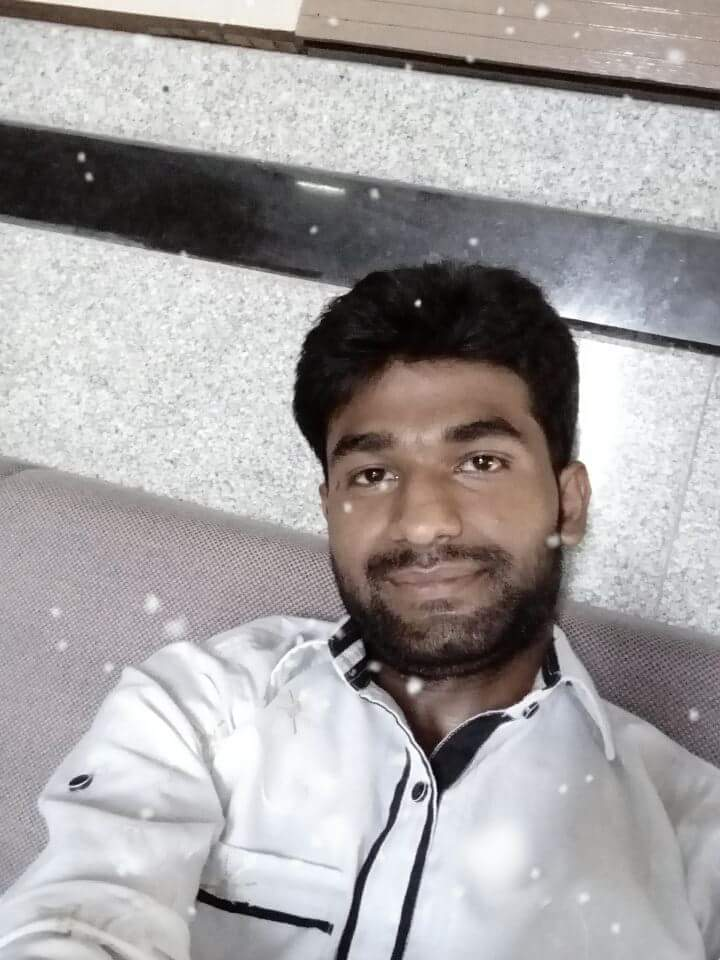
#> input picture training-data/s1/11.jpg, 720 x 960 px; its folder holds only this picture in this run; the run also reads 1 picture not shown here
$ jupyter execute FaceR.ipynb
#> lines starting #> are read from the running program, lines starting #| are printed output that depends on the picture
[cell 1]
import cv2
import os
import numpy as np

[cell 2]
subjects = [" ", "Rohit", "RajdeepSingh"]

[cell 3]
def detect_face(img):
    gray = cv2.cvtColor(img, cv2.COLOR_BGR2GRAY)
    face_cascade = cv2.CascadeClassifier('opencv-files/lbpcascade_frontalface.xml')
    faces = face_cascade.detectMultiScale(gray, scaleFactor=1.2, minNeighbors=5)
    if (len(faces) == 0):
        return None, None
    (x, y, w, h) = faces[0]

    #return only the face part of the image
    return gray[y:y+w, x:x+h], faces[0]

[cell 4]
def prepare_training_data(data_folder_path):


#> called with data_folder_path = 'training-data'
    dirs = os.listdir(data_folder_path)

    #list to hold all subject faces
    faces = []
    #list to hold labels for all subjects
    labels = []

    #let's go through each directory and read images within it
    for dir_name in dirs:

        #our subject directories start with letter 's' so
        #ignore any non-relevant directories if any
        if not dir_name.startswith("s"):
            continue;

        label = int(dir_name.replace("s", ""))

        #sample subject_dir_path = "training-data/s1"
        subject_dir_path = data_folder_path + "/" + dir_name

        #get the images names that are inside the given subject directory
        subject_images_names = os.listdir(subject_dir_path)


        for image_name in subject_images_names:

            #ignore system files like .DS_Store
            if image_name.startswith("."):
                continue;

            #build image path
            #sample image path = training-data/s1/1.pgm
            image_path = subject_dir_path + "/" + image_name

            #read image
            image = cv2.imread(image_path)
#> image is the input picture: shape (960, 720, 3); mean B, G, R 162.6, 161.8, 165.8

            #display an image window to show the image
            cv2.imshow("Training on image...", cv2.resize(image, (400, 500)))
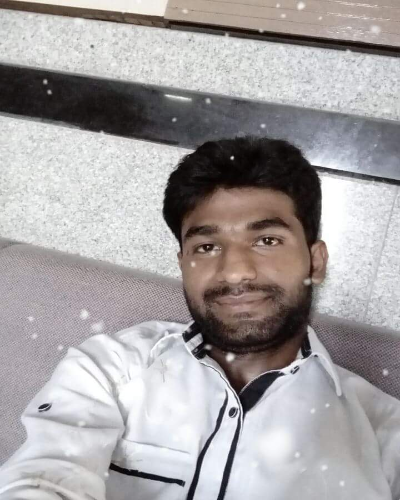
#> window 'Training on image...': shape (500, 400, 3); mean B, G, R 162.5, 161.7, 165.7
            cv2.waitKey(100)

            face, rect = detect_face(image)
#> in detect_face, `gray = cv2.cvtColor(img, cv2.COLOR_BGR2GRAY)`:
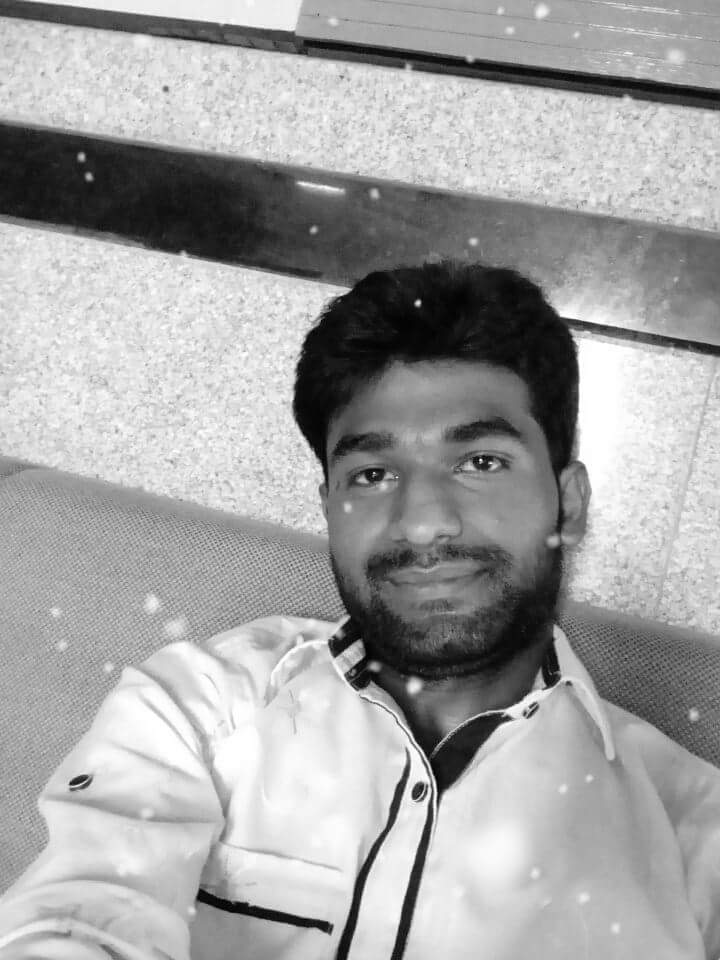
#> gray: shape (960, 720); min 0, max 255, mean 163
#> in detect_face, `faces = face_cascade.detectMultiScale(gray, scaleFactor=1.2, minNeighb..`: faces = [[266, 331, 334, 334]]
#> in detect_face, `(x, y, w, h) = faces[0]`: x = 266; y = 331; w = 334
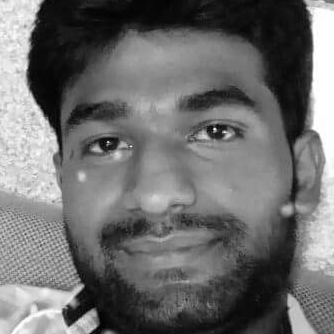
#> face: shape (334, 334); min 0, max 255, mean 109.8
#> rect = [266, 331, 334, 334]

            if face is not None:
                #add face to list of faces
                faces.append(face)
                #add label for this face
                labels.append(label)
#> pass 2 of the loop in prepare_training_data, `for dir_name in dirs:`:
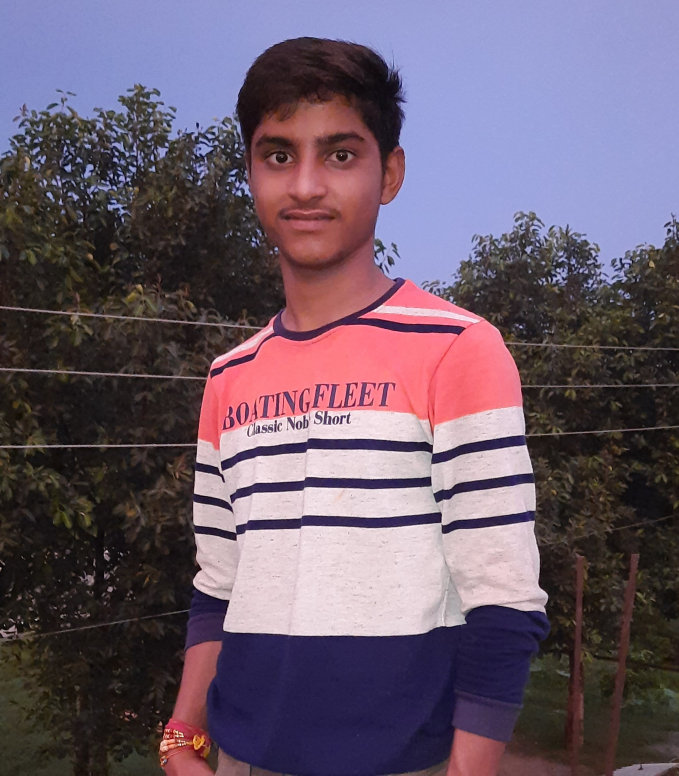
#> input picture training-data/s2/1.jpg, 2036 x 2326 px (shown at 1/3 size)
#> in prepare_training_data, image is the input picture: shape (2326, 2036, 3); mean B, G, R 106, 90, 106.2
#> in detect_face (call 2), `gray = cv2.cvtColor(img, cv2.COLOR_BGR2GRAY)`:
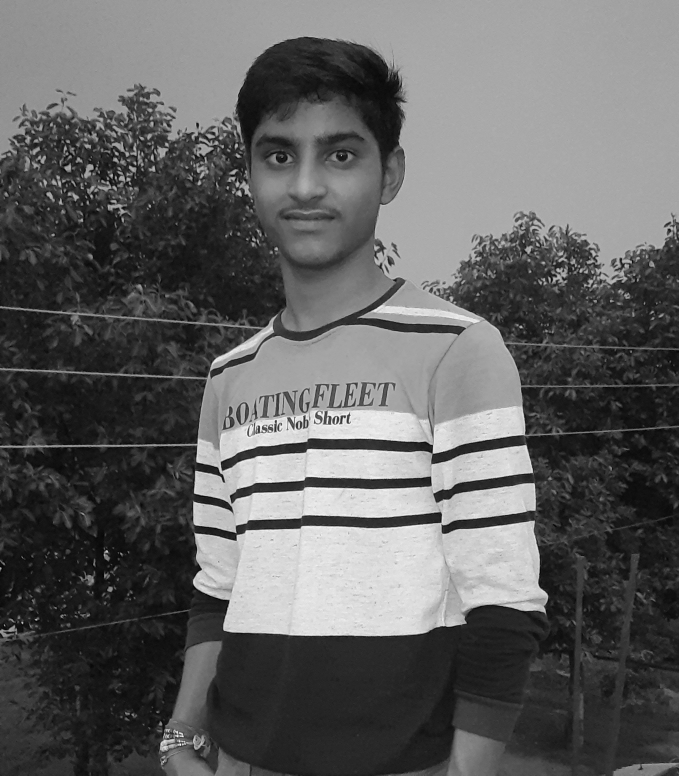
#> gray: shape (2326, 2036) (shown at 1/3 size); min 0, max 254, mean 96.7
#> in detect_face (call 2), `faces = face_cascade.detectMultiScale(gray, scaleFactor=1.2, minNeighb..`: faces = [[666, 265, 526, 526]]
#> in detect_face (call 2), `(x, y, w, h) = faces[0]`: x = 666; y = 265; w = 526
#> in prepare_training_data, `face, rect = detect_face(image)`:
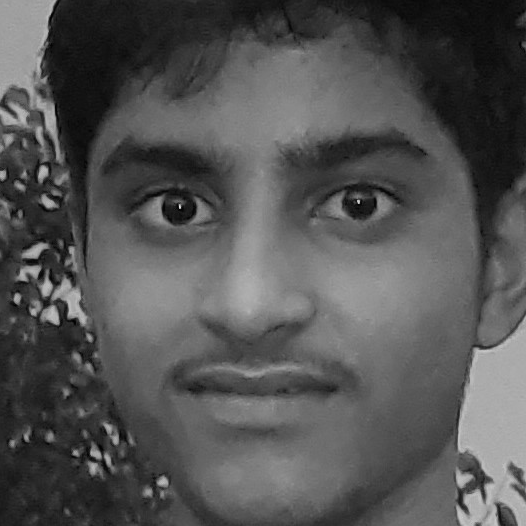
#> face: shape (526, 526); min 1, max 231, mean 83.6
#> in prepare_training_data, `face, rect = detect_face(image)`: rect = [666, 265, 526, 526]

    cv2.destroyAllWindows()
    cv2.waitKey(1)
    cv2.destroyAllWindows()

    return faces, labels

[cell 5]
print("Preparing data...")
faces, labels = prepare_training_data("training-data")
#> faces = 2 items; labels = [1, 2]
print("Data prepared")

#print total faces and labels
print("Total faces: ", len(faces))
#| Total faces:  2
print("Total labels: ", len(labels))
#| Total labels:  2

[cell 6]
face_recognizer = cv2.face.LBPHFaceRecognizer_create()

[cell 7]
face_recognizer.train(faces, np.array(labels))

[cell 8]
#function to draw rectangle on image
#according to given (x, y) coordinates and
#given width and heigh
def draw_rectangle(img, rect):
    (x, y, w, h) = rect
    cv2.rectangle(img, (x, y), (x+w, y+h), (0, 255, 0), 8)

#function to draw text on give image starting from
#passed (x, y) coordinates.
def draw_text(img, text, x, y):
    cv2.putText(img, text, (x, y), cv2.FONT_HERSHEY_PLAIN, 15, (0, 255, 0), 15)

[cell 9]
def predict(test_img):
    #make a copy of the image as we don't want to chang original image
    img = test_img.copy()
    #detect face from the image
    face, rect = detect_face(img)

    #predict the image using our face recognizer
    label, confidence = face_recognizer.predict(face)
    #get name of respective label returned by face recognizer
    label_text = subjects[label]

    #draw a rectangle around face detected
    draw_rectangle(img, rect)
    #draw name of predicted person
    draw_text(img, label_text, rect[0], rect[1]-5)

    return img

[cell 10]
print("Predicting images...")
#load test images
test_img1 = cv2.imread("test-data/test1.jpg")
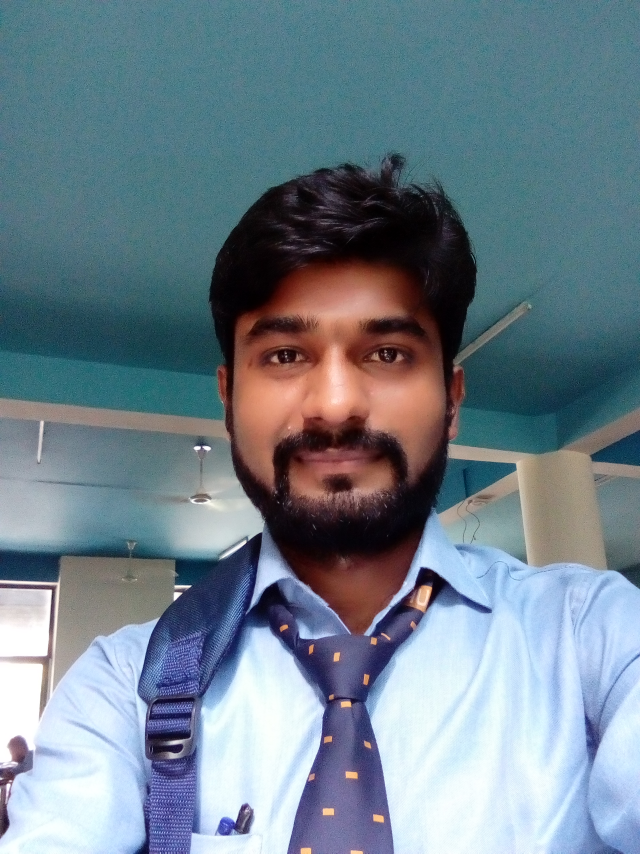
#> input picture test-data/test1.jpg, 1920 x 2560 px (shown at 1/3 size)
#> test_img1 is the input picture: shape (2560, 1920, 3); mean B, G, R 141.2, 129.2, 112.2
test_img2 = cv2.imread("test-data/test2.jpg")

#perform a prediction
predicted_img1 = predict(test_img1)
#> in detect_face (call 3), `gray = cv2.cvtColor(img, cv2.COLOR_BGR2GRAY)`:
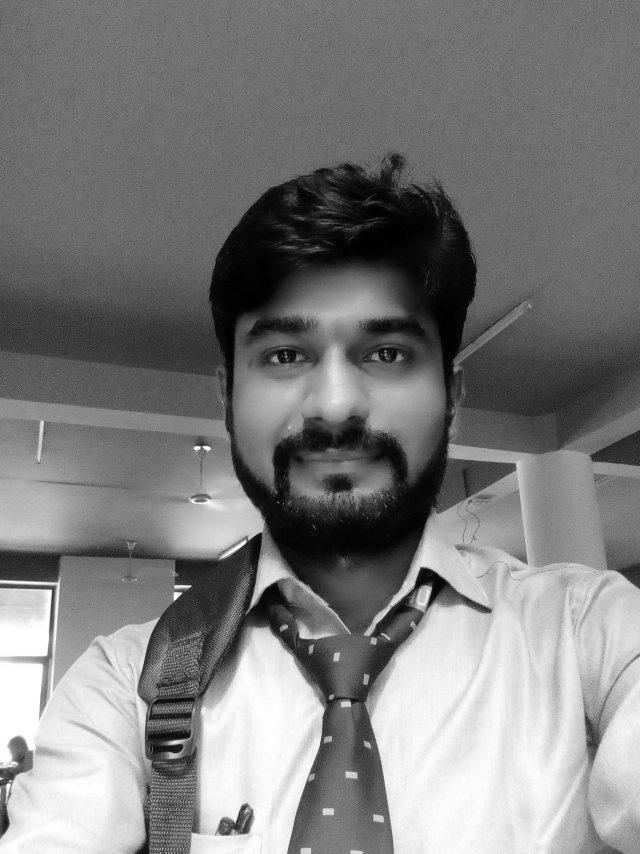
#> gray: shape (2560, 1920) (shown at 1/3 size); min 0, max 255, mean 125.5
#> in detect_face (call 3), `faces = face_cascade.detectMultiScale(gray, scaleFactor=1.2, minNeighb..`: faces = [[615, 771, 789, 789]]
#> in detect_face (call 3), `(x, y, w, h) = faces[0]`: x = 615; y = 771; w = 789
#> in predict, `face, rect = detect_face(img)`:
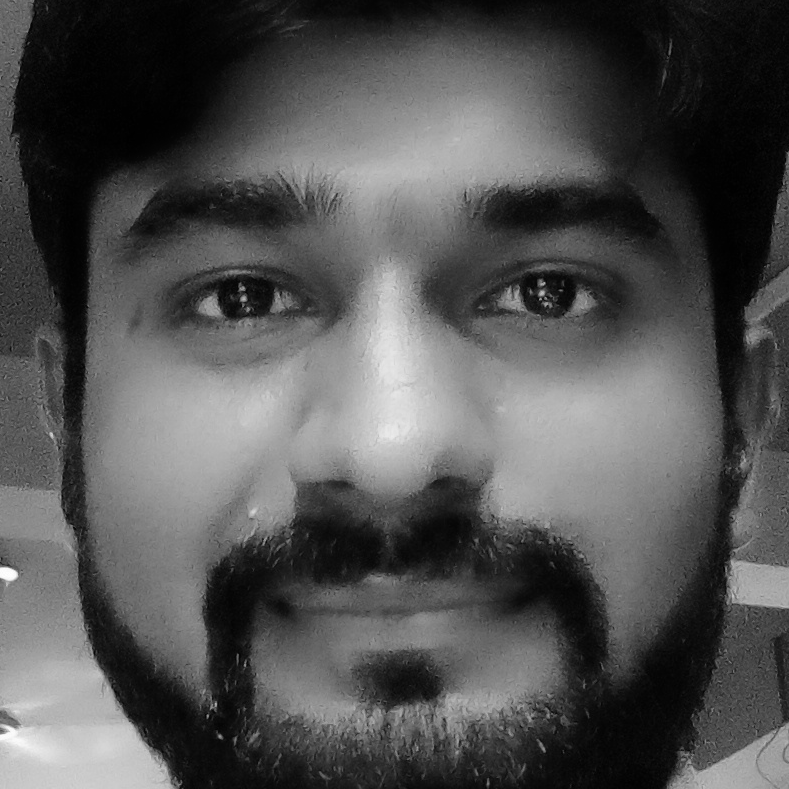
#> face: shape (789, 789); min 0, max 255, mean 82
#> in predict, `face, rect = detect_face(img)`: rect = [615, 771, 789, 789]
#> in predict, `label, confidence = face_recognizer.predict(face)`: label = 2; confidence = 21.02
#> in predict, `label_text = subjects[label]`: label_text = 'RajdeepSingh'
#> in draw_rectangle, `(x, y, w, h) = rect`: x = 615; y = 771; w = 789
predicted_img2 = predict(test_img2)
#> in detect_face (call 4), `gray = cv2.cvtColor(img, cv2.COLOR_BGR2GRAY)`:
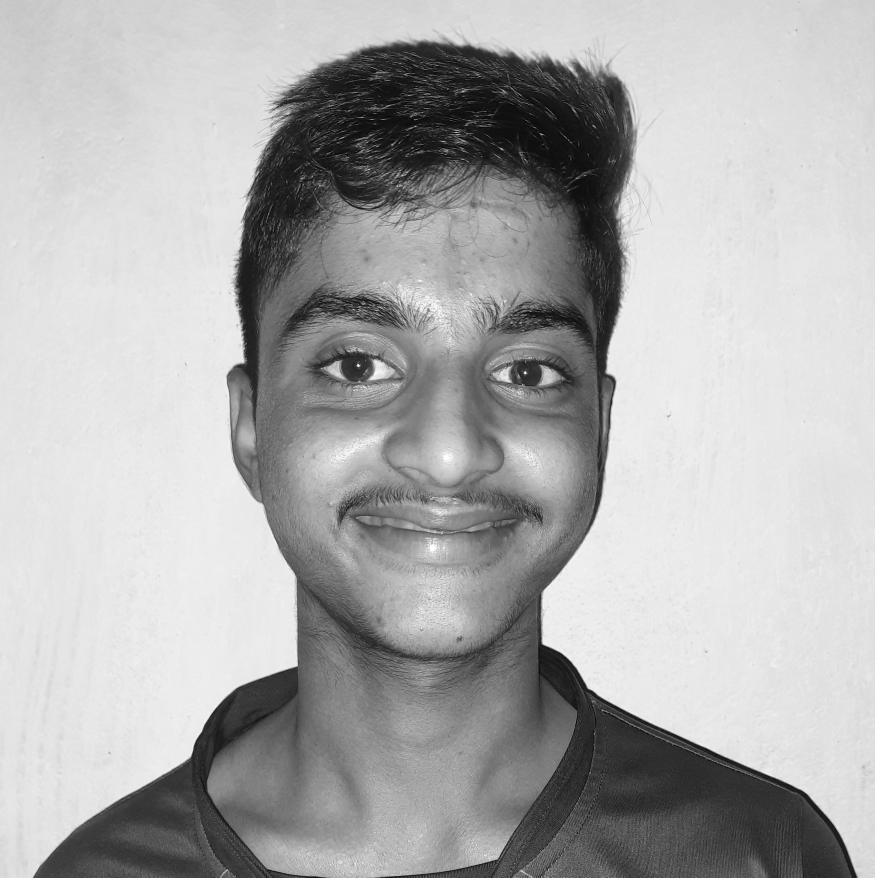
#> gray: shape (6141, 6123) (shown at 1/7 size); min 0, max 255, mean 173.6
#> in detect_face (call 4), `faces = face_cascade.detectMultiScale(gray, scaleFactor=1.2, minNeighb..`: faces = [[1654, 1480, 2955, 2955]]
#> in detect_face (call 4), `(x, y, w, h) = faces[0]`: x = 1654; y = 1480; w = 2955
#> in predict (call 2), `face, rect = detect_face(img)`:
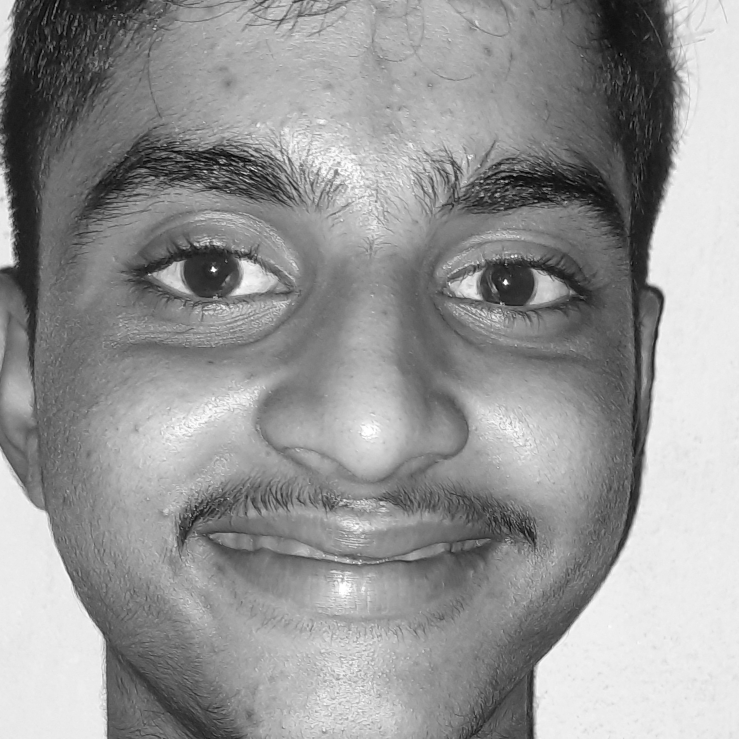
#> face: shape (2955, 2955) (shown at 1/4 size); min 1, max 255, mean 148.8
#> in predict (call 2), `face, rect = detect_face(img)`: rect = [1654, 1480, 2955, 2955]
#> in predict (call 2), `label, confidence = face_recognizer.predict(face)`: confidence = 35.17
print("Prediction complete")

#display both images
cv2.imshow(subjects[1], cv2.resize(predicted_img1, (400, 500)))
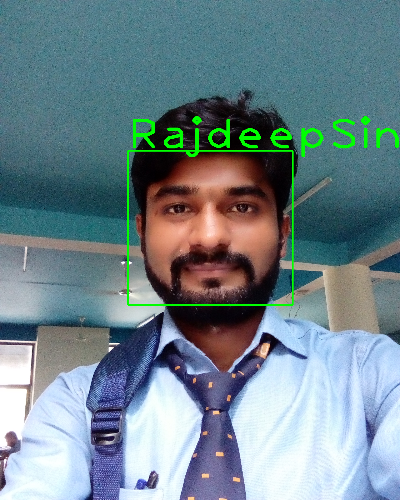
#> window 'Rohit': shape (500, 400, 3); mean B, G, R 139.8, 132.4, 111.2
cv2.imshow(subjects[2], cv2.resize(predicted_img2, (400, 500)))
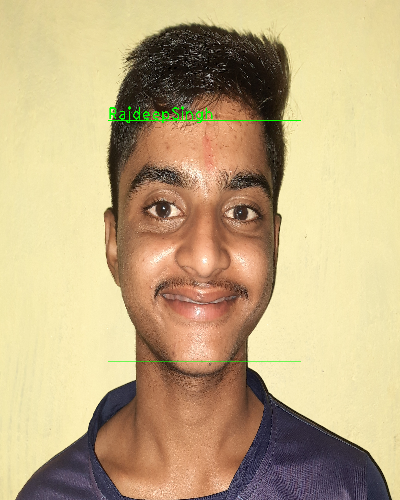
#> window 'RajdeepSingh': shape (500, 400, 3); mean B, G, R 130.9, 171.8, 193.4
cv2.waitKey(0)
cv2.destroyAllWindows()
cv2.waitKey(1)
cv2.destroyAllWindows()
